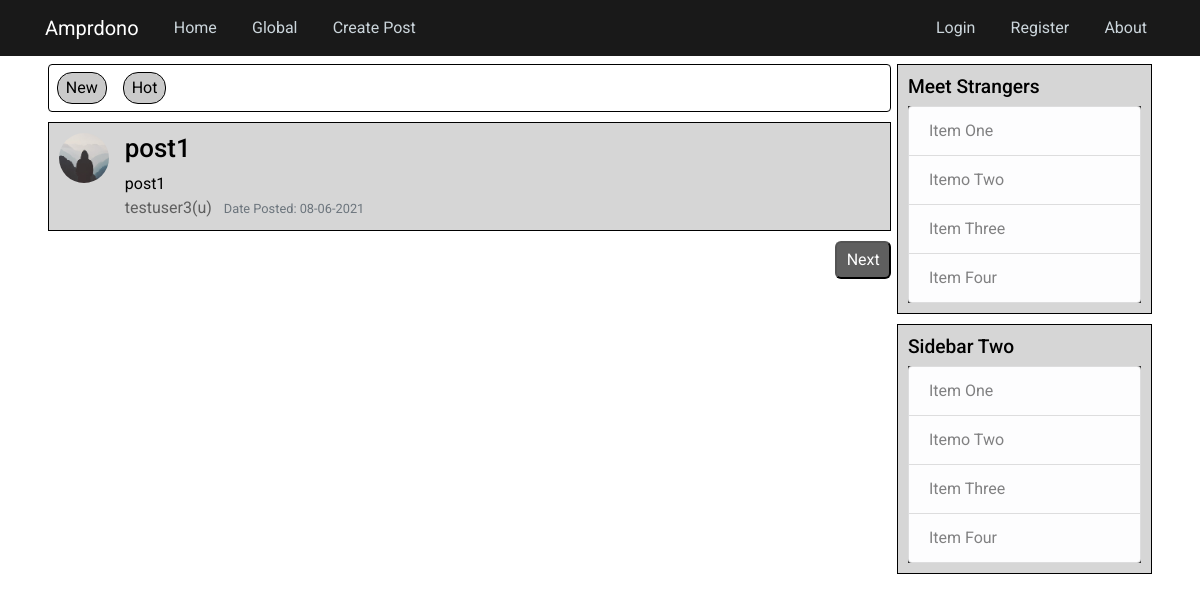
The page /global on the database its author committed.
### silverhorse/models.py (models this page shows, shortened)
class Post(db.Model):
    id = db.Column(db.Integer, primary_key=True)
    title = db.Column(db.String(100), nullable=False)
    date_posted = db.Column(db.DateTime, nullable=False,
                            default=datetime.utcnow)
    content = db.Column(db.Text, nullable=False)
    user_id = db.Column(db.Integer, db.ForeignKey('user.id'), nullable=False)

class User(db.Model, UserMixin):
    id = db.Column(db.Integer, primary_key=True)
    username = db.Column(db.String(20), unique=True, nullable=False)
    email = db.Column(db.String(120), unique=True, nullable=False)
    image_file = db.Column(db.String(20), nullable=False,
                           default='default.jpg')
    password = db.Column(db.String(60), nullable=False)
    posts = db.relationship('Post', backref='author', lazy=True)
    about_me = db.Column(db.String(140))
    last_seen = db.Column(db.DateTime, nullable=False, default=datetime.utcnow)
    followed = db.relationship('User',
                               secondary=followers,
                               primaryjoin=(followers.c.follower_id == id),
                               secondaryjoin=(followers.c.followed_id == id),
                               backref=db.backref('followers', lazy='dynamic'),
                               lazy='dynamic')

### silverhorse/main/routes.py (the view)
@main.route("/")
@main.route("/global")
def globals():
    page = request.args.get('page', 1, type=int)
    posts = Post.query.order_by(
        Post.date_posted.desc()).paginate(page=page, per_page=1)
    return render_template('global.html', posts=posts, title="Global")

### silverhorse/templates/global.html (shortened to what this page needs)
{% extends "layout.html" %}
{% block page_css %}
<link rel="stylesheet" href="{{ url_for('static', filename= 'css/main/global/global.css') }}">
{% endblock page_css %}
{% block content %}
<div class="top_nav">
	<ul class="top_nav_list">
		<li class="top_nav_item"><a>New</a></li>
		<li class="top_nav_item"><a>Hot</a></li>
	</ul>
</div>
{% for post in posts.items %}
<article class="media content-section">
	<img class="rounded-circle article-img"
		src="{{ url_for('static', filename='profile_pics/' + post.author.image_file) }}">
	<div class="media-body">
		<h2><a class="article-title" href="{{ url_for('posts.post', post_id=post.id) }}">{{ post.title }}</a></h2>
		<p class="article-content">{{ post.content }}</p>
		<div class="article-metadata">
			<a class="mr-2" href="{{ url_for('users.user', username=post.author.username) }}">{{ post.author.username
				}}(u)</a>
			<small class="text-muted">Date Posted: {{ post.date_posted.strftime('%d-%m-%Y') }}</small>
		</div>
	</div>
</article>
{% endfor %}
<div class="flexbox_container">
	{% if posts.has_next %}
	<button class="button button_next"> <a class="link link_prev"
			href="{{ url_for('main.globals', page=posts.next_num) }}">Next</a></button>
	{% endif %}
</div>
{% endblock content %}

### silverhorse/static/base.css (style rules this page uses)
*, *::before, *::after { margin: 0; padding: 0; box-sizing: border-box; }
:root { --ff-primary: 'Roboto'; --ff-secondary: 'Lato'; --ff-secondary-ss: 'sans-serif'; --fw-reg: 300; --fw-bold: 900; --clr-light: #fff; --clr-light-grey: #cacaca; --clr-dark-grey: rgb(95, 95, 95); --clr-accent: #16e0bd; --clr-neon: hsl(317 100% 54%); --clr-bg: hsl(323 21% 16%); --clr-primary-font: black; --clr-primary-bg: white; --fs-h1: 3.3em; --fs-h2: 1.618em; --fs-h3: 1.2em; --fs-body: 1.1em; --fs-p: 1rem; }
html { scroll-behavior: smooth; font-size: 16px; }
body { background: #ffffff; color: #000000; margin-top: 4rem; font-family: var(--ff-primary), var(--ff-secondary), var(--ff-secondary-ss); }
h1, h2, h3, h4, h5, h6 { color: #000000; font-family: var(--ff-primary); }
h2 { font-size: var(--fs-h2); }
p { margin: 0; }
.content-section { background: #d6d6d6; padding: 10px 10px; border: 1px solid #000000; margin-bottom: 10px; }
.article-title { color: #000000; }
.article-content { white-space: pre-line; }
.article-img { height: 50px; width: 50px; margin-right: 16px; }
.article-metadata a { color: var(--clr-dark-grey); }

### silverhorse/static/css/main/global/global.css (style rules this page uses)
.top_nav { height: 3em; width: 100%; border: 1px solid var(--clr-primary-font); border-radius: 4px; margin-bottom: 10px; }
.top_nav_list { display: -webkit-box; display: -ms-flexbox; display: flex; height: 100%; -webkit-box-align: center; -ms-flex-align: center; align-items: center; }
.top_nav_item { margin: .5em; text-decoration: none; list-style-type: none; border: 1px solid black; padding: .2em .5em; border-radius: 15px; background-color: var(--clr-light-grey); color: var(--clr-primary-font); }
.flexbox_container { display: -webkit-box; display: -ms-flexbox; display: flex; -webkit-box-pack: justify; -ms-flex-pack: justify; justify-content: space-between; }
.button { padding: .3em .6em; border-radius: 6px; -webkit-box-shadow: none; box-shadow: none; background-color: var(--clr-dark-grey); }
.link { color: var(--clr-primary-bg); }
.button_next { margin-right: 0; }

### rows shown on the page
Post: image_file (placeholder picture), title "post1", content "post1", author.username "testuser3", date_posted "08-06-2021"
